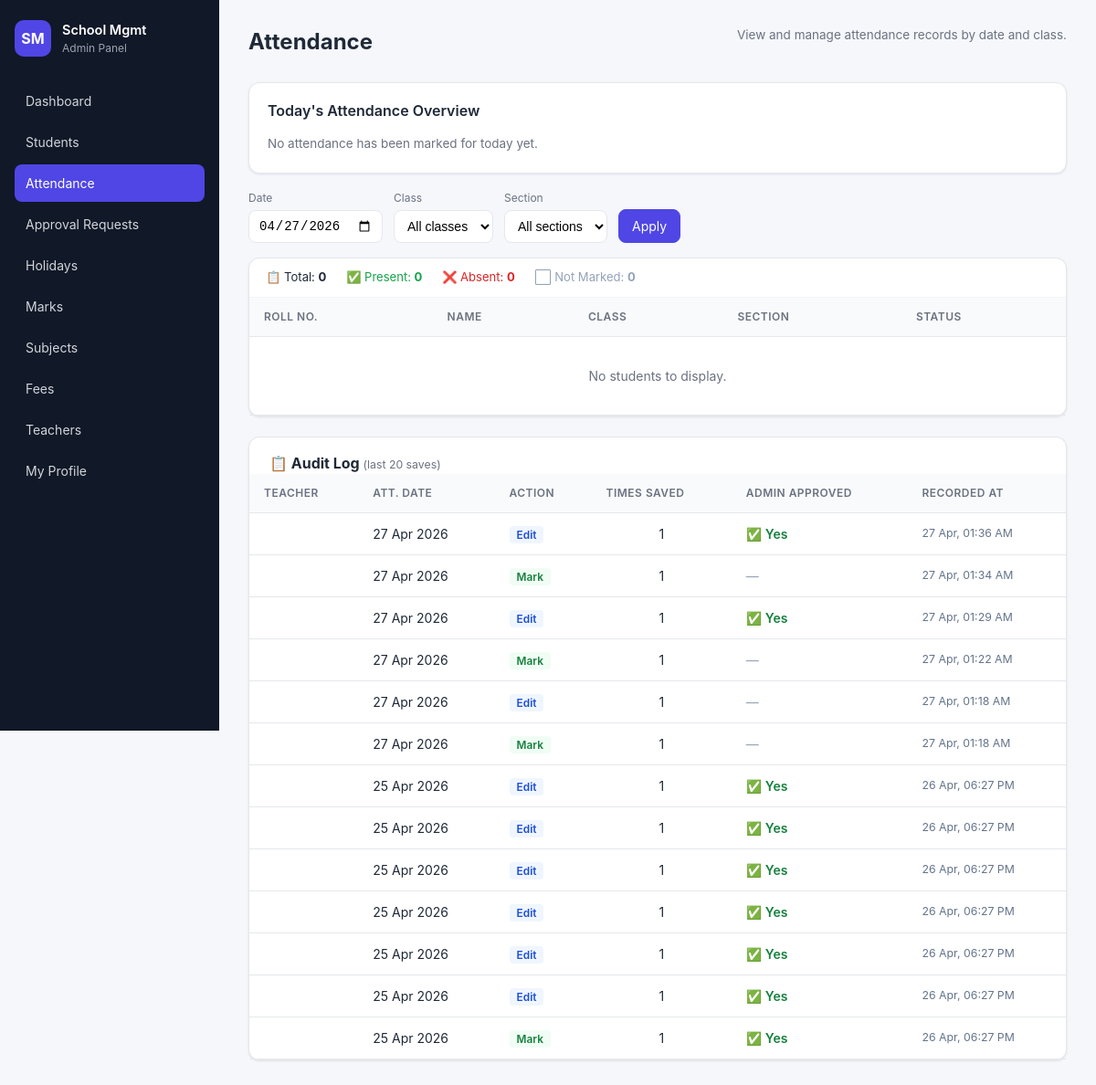
The app's page /attendance (signed in) with its own data.
### app.py (models this page shows, shortened)
class User(UserMixin, db.Model):
    __tablename__ = "users"
    id = db.Column(db.Integer, primary_key=True)
    username = db.Column(db.String(80), unique=True, nullable=False)
    full_name = db.Column(db.String(120), nullable=False)
    password_hash = db.Column(db.String(255), nullable=False)
    role = db.Column(db.String(20), nullable=False)  # 'admin' or 'teacher'
    must_change_password = db.Column(db.Boolean, nullable=False, default=False)
    phone = db.Column(db.String(20), nullable=True)
    address = db.Column(db.String(250), nullable=True)
    subject_assignment = db.Column(db.String(250), nullable=True)  # free-text e.g. "Maths, Science"
    last_login = db.Column(db.DateTime, nullable=True)
    assigned_class = db.Column(db.String(40), nullable=True)
    assigned_section = db.Column(db.String(20), nullable=True)
    created_at = db.Column(db.DateTime, default=datetime.utcnow)

class AttendanceAudit(db.Model):
    __tablename__ = "attendance_audit"
    id = db.Column(db.Integer, primary_key=True)
    teacher_id = db.Column(db.Integer, db.ForeignKey("users.id"), nullable=False)
    attendance_date = db.Column(db.Date, nullable=False)
    action = db.Column(db.String(20), nullable=False)   # 'mark' or 'edit'
    edit_count = db.Column(db.Integer, nullable=False, default=1)
    created_at = db.Column(db.DateTime, default=datetime.utcnow)
    approved_by_request = db.Column(db.Integer, db.ForeignKey("attendance_requests.id"), nullable=True)
    teacher = db.relationship("User", foreign_keys=[teacher_id])

### app.py (the view, shortened to what this page needs)
@app.route("/attendance", methods=["GET", "POST"])
@login_required
def attendance():
    today_str = request.values.get("date") or date.today().isoformat()
    selected_date = parse_date(today_str)
    if current_user.role == "teacher":
        if not current_user.assigned_class:
            flash("You have not been assigned a class yet. Please contact the admin.", "warning")
            return redirect(url_for("dashboard"))
        class_filter = current_user.assigned_class
        section_filter = current_user.assigned_section or ""
    else:
        class_filter = request.values.get("class_name", "").strip()
        section_filter = request.values.get("section", "").strip()
    query = Student.query
    if class_filter:
        query = query.filter(Student.class_name == class_filter)
    if section_filter:
        query = query.filter(Student.section == section_filter)
    students_list = query.order_by(Student.class_name, Student.section, Student.name).all()
    is_sunday = selected_date.weekday() == 6
    holiday = Holiday.query.filter_by(date=selected_date).first()
    is_holiday = holiday is not None
    att_state = None
    if current_user.role == "teacher":
        att_state = _get_teacher_attendance_state(current_user.id, selected_date)
    existing_map = {
        a.student_id: a.status
        for a in Attendance.query.filter_by(date=selected_date).all()
    }
    pending_request = None
    if current_user.role == "teacher":
        pending_request = AttendanceRequest.query.filter_by(
            teacher_id=current_user.id,
            request_date=selected_date,
            status="Pending"
        ).first()
    today_chart = None
    if current_user.role == "admin":
        today = date.today()
        today_records = Attendance.query.filter_by(date=today).all()
        present = sum(1 for a in today_records if a.status == "Present")
        absent = sum(1 for a in today_records if a.status == "Absent")
        total_marked = present + absent
        today_chart = {
            "present": present,
            "absent": absent,
            "total": total_marked,
            "present_pct": (present / total_marked * 100) if total_marked else 0,
            "absent_pct": (absent / total_marked * 100) if total_marked else 0,
        }
    audit_log = []
    if current_user.role == "admin":
        audit_log = (
            AttendanceAudit.query
            .order_by(AttendanceAudit.created_at.desc())
            .limit(20).all()
        )
    return render_template(
        "attendance.html",
        students=students_list, selected_date=selected_date,
        existing_map=existing_map,
        class_filter=class_filter, section_filter=section_filter,
        today_chart=today_chart,
        is_sunday=is_sunday,
        is_holiday=is_holiday,
        holiday=holiday,
        att_state=att_state,
        pending_request=pending_request,
        audit_log=audit_log,
        school_cutoff_hour=SCHOOL_CUTOFF_HOUR,
    )

### templates/attendance.html (shortened to what this page needs)
{% extends "base.html" %}
{% block content %}
{% set readonly = current_user.role != 'teacher' %}
<div class="page-header">
  <h1>Attendance</h1>
  <p class="muted">
    {% if readonly %}View and manage attendance records by date and class.
    {% else %}Mark students Present or Absent for your class.{% endif %}
  </p>
</div>
{% if today_chart %}
<div class="card chart-card">
  <h2 class="card-title">Today's Attendance Overview</h2>
  {% if today_chart.total %}
    <div class="att-overview">
      <div class="att-pie"><canvas id="attChart"></canvas></div>
      <div class="att-stats">
        <div class="att-stat att-present">
          <div class="att-stat-label">Present</div>
          <div class="att-stat-value">{{ today_chart.present }} <span class="muted">/ {{ today_chart.total }}</span></div>
          <div class="att-stat-pct">{{ '%.1f'|format(today_chart.present_pct) }}%</div>
        </div>
        <div class="att-stat att-absent">
          <div class="att-stat-label">Absent</div>
          <div class="att-stat-value">{{ today_chart.absent }} <span class="muted">/ {{ today_chart.total }}</span></div>
          <div class="att-stat-pct">{{ '%.1f'|format(today_chart.absent_pct) }}%</div>
        </div>
      </div>
    </div>
    <script>
      (function () {
        const ctx = document.getElementById('attChart');
        if (!ctx) return;
        const present = {{ today_chart.present }};
        const total   = {{ today_chart.total }};
        const pct     = total > 0 ? Math.round((present / total) * 100) : 0;
        const centerTextPlugin = {
          id: 'centerText',
          afterDraw(chart) {
            const { ctx: c, chartArea: { left, top, right, bottom } } = chart;
            const cx = (left + right) / 2;
            const cy = (top + bottom) / 2;
            c.save();
            c.font = 'bold 22px sans-serif';
            c.fillStyle = '#111827';
            c.textAlign = 'center';
            c.textBaseline = 'middle';
            c.fillText(pct + '%', cx, cy - 6);
            c.font = '12px sans-serif';
            c.fillStyle = '#6b7280';
            c.fillText('present', cx, cy + 14);
            c.restore();
          }
        };
        new Chart(ctx, {
          type: 'doughnut',
          data: { labels: ['Present','Absent'],
            datasets:[{data:[{{ today_chart.present }},{{ today_chart.absent }}],
            backgroundColor:['rgba(34,197,94,0.85)','rgba(239,68,68,0.85)'],borderWidth:2,borderColor:'#fff'}]},
          options:{responsive:true,maintainAspectRatio:false,cutout:'65%',
            plugins:{legend:{position:'bottom'}}},
          plugins: [centerTextPlugin]
        });
      })();
    </script>
  {% else %}
    <p class="muted">No attendance has been marked for today yet.</p>
  {% endif %}
</div>
{% endif %}
<form method="GET" class="filters">
  <div>
    <label>Date</label>
    <input type="date" name="date" value="{{ selected_date.strftime('%Y-%m-%d') }}" />
  </div>
  {% if readonly %}
  <div>
    <label>Class</label>
    <select name="class_name">
      <option value="">All classes</option>
    </select>
  </div>
  <div>
    <label>Section</label>
    <select name="section">
      <option value="">All sections</option>
    </select>
  </div>
  {% endif %}
  <button class="btn btn-primary" type="submit">Apply</button>
</form>
{% if not is_sunday and not is_holiday %}
<form method="POST">
  <div class="card no-pad">
    {% set marked_present = [] %}
    {% set marked_absent = [] %}
    {% for s in students %}
      {% if existing_map.get(s.id) == 'Present' %}{% set _ = marked_present.append(s.id) %}{% endif %}
      {% if existing_map.get(s.id) == 'Absent' %}{% set _ = marked_absent.append(s.id) %}{% endif %}
    {% endfor %}
    {% set total = students|length %}
    {% set present = marked_present|length %}
    {% set absent = marked_absent|length %}
    {% set not_marked = total - present - absent %}
    <div style="padding:0.75rem 1.25rem;border-bottom:1px solid #f1f5f9;font-size:0.9rem;display:flex;gap:1.5rem;flex-wrap:wrap;">
      <span>📋 Total: <strong>{{ total }}</strong></span>
      <span style="color:#16a34a;">✅ Present: <strong>{{ present }}</strong></span>
      <span style="color:#dc2626;">❌ Absent: <strong>{{ absent }}</strong></span>
      <span style="color:#94a3b8;">⬜ Not Marked: <strong>{{ not_marked }}</strong></span>
    </div>
    <div class="table-wrap">
      <table>
        <thead>
          <tr><th>Roll No.</th><th>Name</th><th>Class</th><th>Section</th><th>Status</th></tr>
        </thead>
        <tbody>
          {% for s in students %}
            {% set current = existing_map.get(s.id) %}
            <tr>
              <td><span class="pill">{{ s.roll_number }}</span></td>
              <td>{{ s.name }}</td>
              <td>{{ s.class_name }}</td>
              <td>{{ s.section or '—' }}</td>
              <td>
                {% if readonly %}
                  {% if current %}
                    <span class="badge badge-{{ 'green' if current == 'Present' else 'red' }}">{{ current }}</span>
                  {% else %}
                    <span class="muted">— Not marked —</span>
                  {% endif %}
                {% else %}
                  {% set can_act = att_state and (att_state.can_mark or att_state.can_edit) %}
                  <label class="radio">
                    <input type="radio" name="status_{{ s.id }}" value="Present"
                      {% if current == 'Present' %}checked{% endif %}
                      {% if not can_act %}disabled{% endif %} />
                    <span class="radio-pill green">Present</span>
                  </label>
                  <label class="radio">
                    <input type="radio" name="status_{{ s.id }}" value="Absent"
                      {% if current == 'Absent' %}checked{% endif %}
                      {% if not can_act %}disabled{% endif %} />
                    <span class="radio-pill red">Absent</span>
                  </label>
                {% endif %}
              </td>
            </tr>
          {% else %}
            <tr><td colspan="5" class="empty">No students to display.</td></tr>
          {% endfor %}
        </tbody>
      </table>
    </div>
  </div>
</form>
{% endif %}
{% if current_user.role == 'admin' and audit_log %}
<div class="card no-pad" style="margin-top:1.5rem;">
  <h2 class="card-title">📋 Audit Log <span class="muted" style="font-size:0.85rem;font-weight:400;">(last 20 saves)</span></h2>
  <div class="table-wrap">
    <table>
      <thead>
        <tr><th>Teacher</th><th>Att. Date</th><th>Action</th><th>Times Saved</th><th>Admin Approved</th><th>Recorded At</th></tr>
      </thead>
      <tbody>
        {% for log in audit_log %}
        <tr>
          <td>{{ log.teacher.full_name }}</td>
          <td>{{ log.attendance_date.strftime('%d %b %Y') }}</td>
          <td><span style="background:{% if log.action=='mark' %}#f0fdf4;color:#15803d{% else %}#eff6ff;color:#1d4ed8{% endif %};border-radius:4px;padding:2px 8px;font-size:0.82rem;font-weight:600;">{{ log.action|capitalize }}</span></td>
          <td style="text-align:center;">{{ log.edit_count }}</td>
          <td>{% if log.approved_by_request %}<span style="color:#15803d;font-weight:600;">✅ Yes</span>{% else %}<span style="color:#94a3b8;">—</span>{% endif %}</td>
          <td style="color:#64748b;font-size:0.85rem;">{{ log.created_at.strftime('%d %b, %I:%M %p') }}</td>
        </tr>
        {% endfor %}
      </tbody>
    </table>
  </div>
</div>
{% endif %}
{% endblock %}

### templates/base.html (shortened to what this page needs)
<!DOCTYPE html>
<html lang="en">
<head>
  <link rel="stylesheet" href="{{ url_for('static', filename='style.css') }}" />
</head>
<body>
{% if current_user.is_authenticated %}
  <div class="layout">
    <aside class="sidebar" id="sidebar">
      <div class="brand">
        <div class="brand-logo">SM</div>
        <div>
          <div class="brand-name">School Mgmt</div>
          <div class="brand-sub">{{ current_user.role|capitalize }} Panel</div>
        </div>
      </div>
      <nav>
        <a href="{{ url_for('dashboard') }}" class="nav-link {% if request.endpoint == 'dashboard' %}active{% endif %}">Dashboard</a>
        <a href="{{ url_for('students') }}" class="nav-link {% if request.endpoint and request.endpoint.startswith('student') %}active{% endif %}">Students</a>
        <a href="{{ url_for('attendance') }}" class="nav-link {% if request.endpoint == 'attendance' %}active{% endif %}">Attendance</a>
        {% if current_user.role == 'admin' %}
          <a href="{{ url_for('approval_requests') }}" class="nav-link {% if request.endpoint == 'approval_requests' %}active{% endif %}">
            Approval Requests
            {% set total_pending = nav_pending_requests + nav_marks_pending %}
          </a>
          <a href="{{ url_for('holidays') }}" class="nav-link {% if request.endpoint == 'holidays' %}active{% endif %}">Holidays</a>
        {% endif %}
        <a href="{{ url_for('marks') }}" class="nav-link {% if request.endpoint and request.endpoint.startswith('mark') %}active{% endif %}">Marks</a>
        {% if current_user.role == 'admin' %}
          <a href="{{ url_for('subjects') }}" class="nav-link {% if request.endpoint == 'subjects' %}active{% endif %}">Subjects</a>
        {% endif %}
        {% if current_user.role == 'admin' %}
          <a href="{{ url_for('fees') }}" class="nav-link {% if request.endpoint and request.endpoint.startswith('fee') %}active{% endif %}">Fees</a>
          <a href="{{ url_for('teachers') }}" class="nav-link {% if request.endpoint and request.endpoint.startswith('teacher') %}active{% endif %}">Teachers</a>
        {% endif %}
        <a href="{{ url_for('my_profile') }}" class="nav-link {% if request.endpoint == 'my_profile' %}active{% endif %}">My Profile</a>
      </nav>
    </aside>
    <main class="content">
      {% block content %}{% endblock %}
    </main>
  </div>
{% endif %}
</body>
</html>

### records on screen
User: role "Admin"
AttendanceAudit: attendance_date "27 Apr 2026", action "Edit", edit_count "1", shows "✅ Yes", created_at "27 Apr, 01:36 AM"
AttendanceAudit: attendance_date "27 Apr 2026", action "Mark", edit_count "1", created_at "27 Apr, 01:34 AM"
AttendanceAudit: attendance_date "27 Apr 2026", action "Edit", edit_count "1", shows "✅ Yes", created_at "27 Apr, 01:29 AM"
AttendanceAudit: attendance_date "27 Apr 2026", action "Mark", edit_count "1", created_at "27 Apr, 01:22 AM"
AttendanceAudit: attendance_date "27 Apr 2026", action "Edit", edit_count "1", created_at "27 Apr, 01:18 AM"
AttendanceAudit: attendance_date "27 Apr 2026", action "Mark", edit_count "1", created_at "27 Apr, 01:18 AM"
AttendanceAudit: attendance_date "25 Apr 2026", action "Edit", edit_count "1", shows "✅ Yes", created_at "26 Apr, 06:27 PM"
AttendanceAudit: attendance_date "25 Apr 2026", action "Edit", edit_count "1", shows "✅ Yes", created_at "26 Apr, 06:27 PM"
AttendanceAudit: attendance_date "25 Apr 2026", action "Edit", edit_count "1", shows "✅ Yes", created_at "26 Apr, 06:27 PM"
AttendanceAudit: attendance_date "25 Apr 2026", action "Edit", edit_count "1", shows "✅ Yes", created_at "26 Apr, 06:27 PM"
AttendanceAudit: attendance_date "25 Apr 2026", action "Edit", edit_count "1", shows "✅ Yes", created_at "26 Apr, 06:27 PM"
AttendanceAudit: attendance_date "25 Apr 2026", action "Edit", edit_count "1", shows "✅ Yes", created_at "26 Apr, 06:27 PM"
AttendanceAudit: attendance_date "25 Apr 2026", action "Mark", edit_count "1", shows "✅ Yes", created_at "26 Apr, 06:27 PM"

### other values on screen
{{ total }} "0"
{{ present }} "0"
{{ absent }} "0"
{{ not_marked }} "0"
